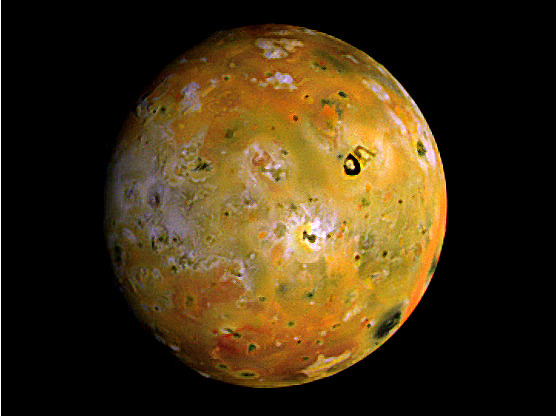
#> input picture Redimensionamento de Imagens/IO.jpg, 556 x 416 px
$ jupyter execute Redimensionamento.ipynb
#> lines starting #> are read from the running program, lines starting #| are printed output that depends on the picture
[cell 1]
import numpy as np
import matplotlib.pyplot as plt
import cv2

[cell 2]
# Carregando a imagem com o OpenCV
imagem  = cv2.imread('IO.jpg')
#> imagem is the input picture: shape (416, 556, 3); mean B, G, R 20.5, 48.8, 65.7
image = cv2.cvtColor(imagem, cv2.COLOR_BGR2GRAY)
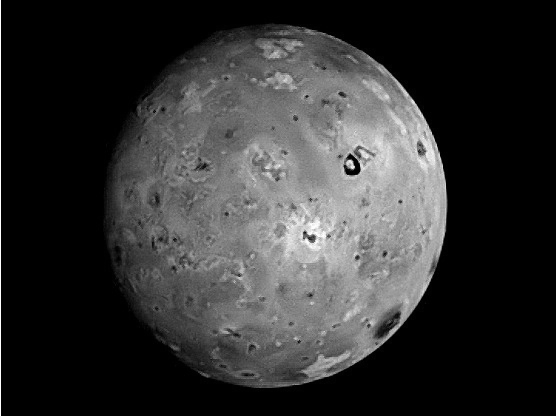
#> image: shape (416, 556); min 0, max 255, mean 50.6

image.shape # Dimensões da imagem
#> Out = (416, 556)

[cell 3]
def redimensionar(image, fator):
#> called with fator = 0.1
    altura, largura = image.shape
#> altura = 416; largura = 556

    Nova_altura = int(altura*fator)
#> Nova_altura = 41
    Nova_largura = int(largura*fator)
#> Nova_largura = 55

    nova_imagem = np.zeros((Nova_altura, Nova_largura))

    for y_1 in range(Nova_altura):
        for x_1 in range(Nova_largura):
            x_0 = int(round(x_1/fator))
            y_0 = int(round(y_1/fator))

            y_0 = min(y_0, altura - 1)
            x_0 = min(x_0, largura - 1)

            nova_imagem[y_1, x_1] = image[y_0, x_0]
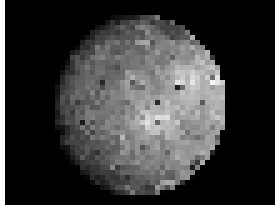
#> nova_imagem: shape (41, 55) float64 (shown 5 times larger); min 0, max 255, mean 56.1

    return nova_imagem

[cell 4]
def reduzir_imagem(image, fator):
    fator_reducao = 1 / fator
    nova_imagem = redimensionar(image, fator_reducao)
    return nova_imagem

[cell 5]
def ampliar_imagem(image, fator):
    nova_imagem = redimensionar(image, fator)
#> call 2 of redimensionar, with fator = 10
#> after the loop in redimensionar (call 2), `for y_1 in range(Nova_altura):`:
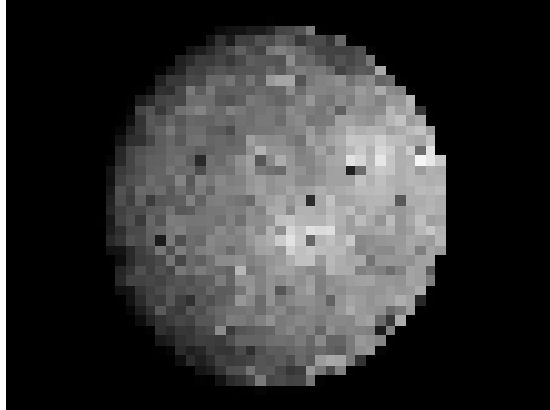
#> nova_imagem: shape (410, 550) float64; min 0, max 255, mean 54.2
    return nova_imagem

[cell 6]
imagem_reduzida = reduzir_imagem(image, 10)

plt.figure(figsize=(8, 6))
plt.imshow(imagem_reduzida, cmap='gray')
plt.title('Imagem Reduzida')

imagem_reampliada = ampliar_imagem(imagem_reduzida, 10)

plt.figure(figsize=(8, 6))
plt.imshow(imagem_reampliada, cmap='gray')
plt.title('Imagem Reampliada')

print(f'Tamanho da imagem reduzida:{imagem_reduzida.shape}')
#| Tamanho da imagem reduzida:(41, 55)
print(f'Tamanho da imagem reampliada:{imagem_reampliada.shape}')
#| Tamanho da imagem reampliada:(410, 550)
print(f'Tamanho da imagem original: {image.shape}')
#| Tamanho da imagem original: (416, 556)

[cell 7]
fig, eixos = plt.subplots(1, 3, figsize=(15,10))

eixos[0].imshow(image, cmap='gray')
eixos[0].set_title('Imagem Original')

eixos[1].imshow(imagem_reduzida, cmap='gray')
eixos[1].set_title(f'Imagem Reduzida em um fator de 10')

eixos[2].imshow(imagem_reampliada, cmap='gray')
eixos[2].set_title(f'Imagem Reampliada em um fator de 10')
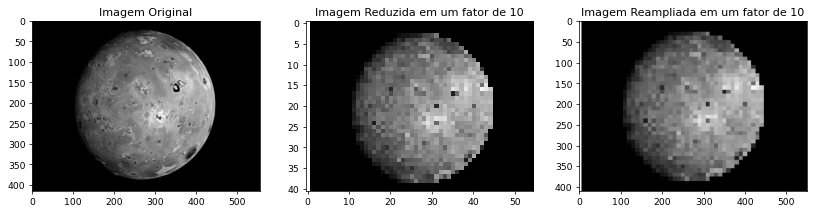
#> figure drawn by matplotlib, 3 panels

$ run again, with Redimensionamento de Imagens/Comparação_Imagens.png saved as Redimensionamento de Imagens/IO.jpg
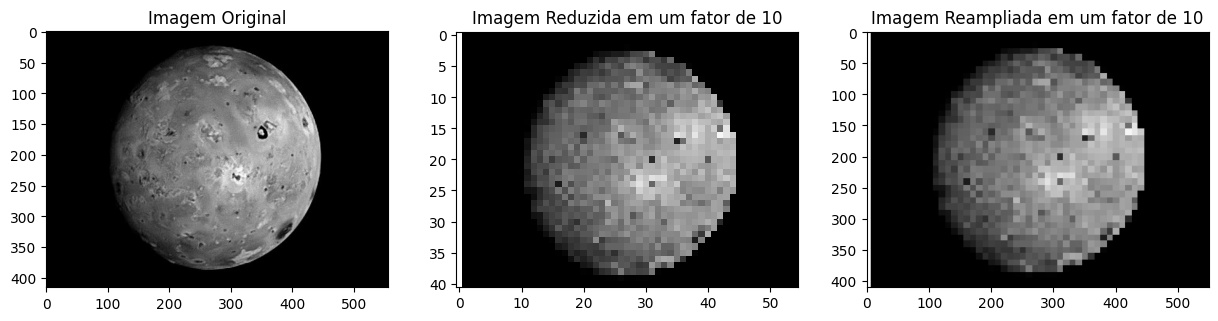
#> input picture Redimensionamento de Imagens/Comparação_Imagens.png, 1218 x 321 px
#> imagem is the input picture: shape (321, 1218, 3); min 0, max 255, mean 114.3
#> after the loop in redimensionar (call 2), `for y_1 in range(Nova_altura):`:
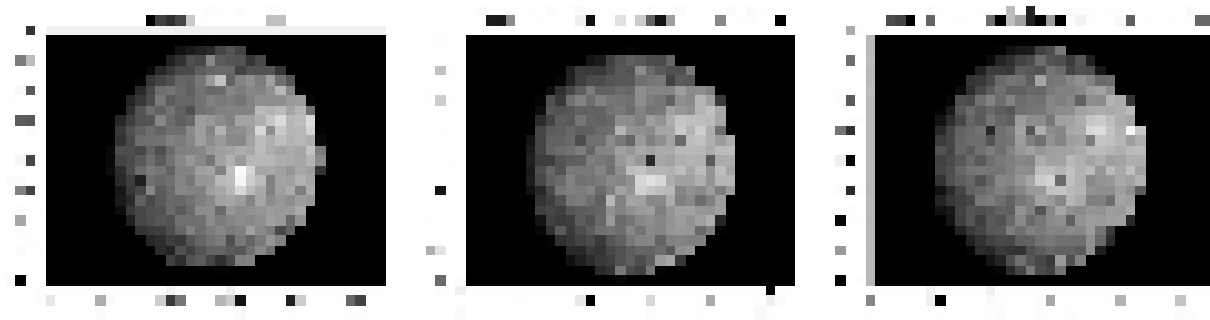
#> nova_imagem: shape (320, 1210) float64; min 0, max 255, mean 119.5
#| Tamanho da imagem reduzida:(32, 121)
#| Tamanho da imagem reampliada:(320, 1210)
#| Tamanho da imagem original: (321, 1218)
#> `[cell 7] fig, eixos = plt.subplots(1, 3, figsize=(15,10))  eixos[0].im..`:
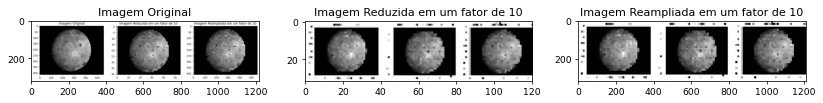
#> figure drawn by matplotlib, 3 panels

$ run again, with Redimensionamento de Imagens/Imagem Reampliada.png saved as Redimensionamento de Imagens/IO.jpg
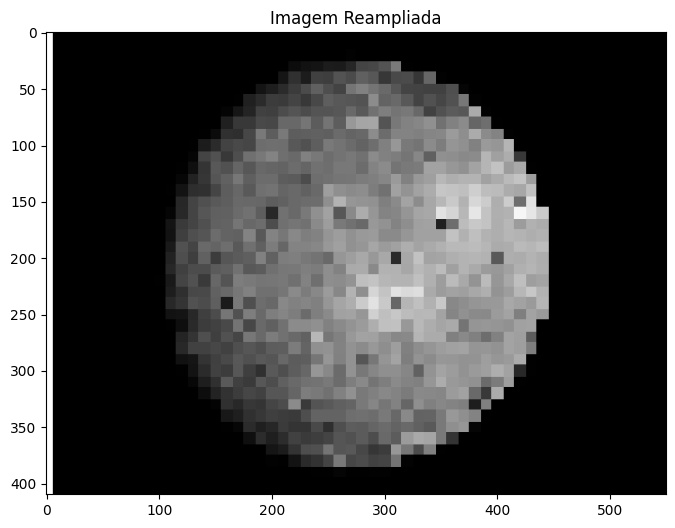
#> input picture Redimensionamento de Imagens/Imagem Reampliada.png, 675 x 528 px
#> imagem is the input picture: shape (528, 675, 3); min 0, max 255, mean 91.1
#> after the loop in redimensionar (call 2), `for y_1 in range(Nova_altura):`:
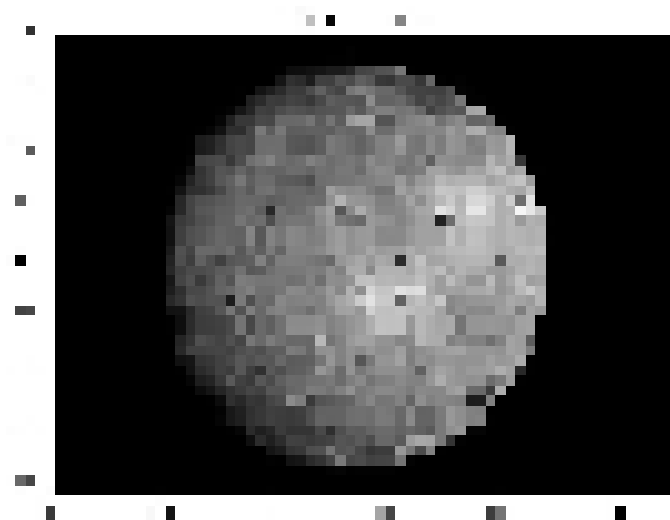
#> nova_imagem: shape (520, 670) float64; min 0, max 255, mean 88.7
#| Tamanho da imagem reduzida:(52, 67)
#| Tamanho da imagem reampliada:(520, 670)
#| Tamanho da imagem original: (528, 675)
#> `[cell 7] fig, eixos = plt.subplots(1, 3, figsize=(15,10))  eixos[0].im..`:
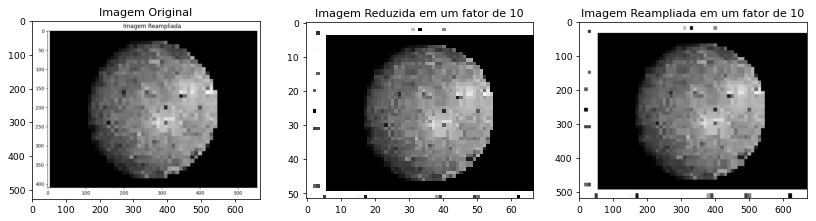
#> figure drawn by matplotlib, 3 panels
